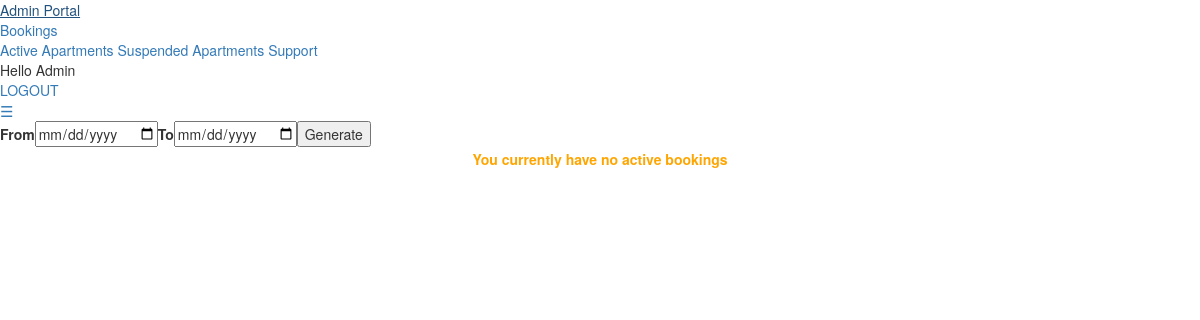
Before: /adminbookings.php with the older database file.
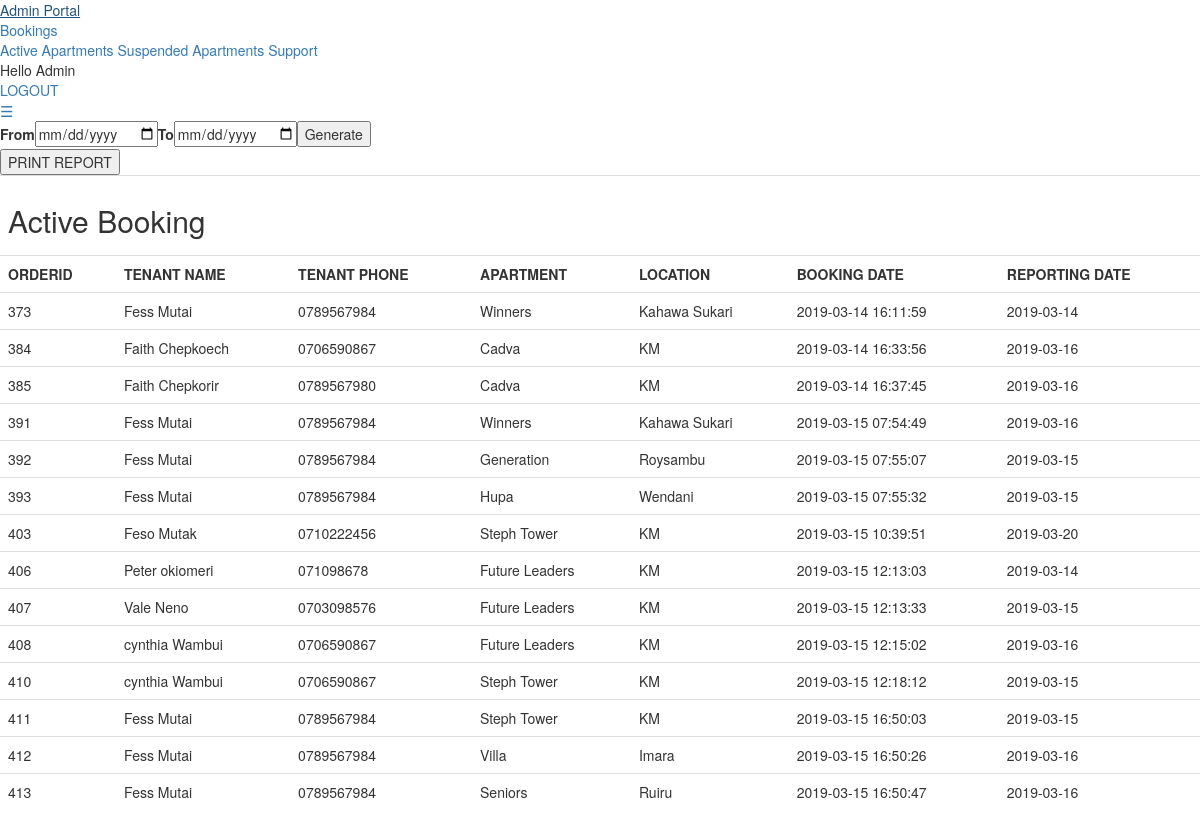
After: the same page with the newer database file.
### tables this page shows
CREATE TABLE `orders` (
  `orderid` int(30) NOT NULL,
  `customerid` varchar(30) DEFAULT NULL,
  `apartmentid` varchar(30) DEFAULT NULL,
  `roomtype` varchar(30) DEFAULT NULL,
  `bookingdate` datetime DEFAULT NULL,
  `datein` date DEFAULT NULL,
  `paymentmode` varchar(30) DEFAULT NULL,
  `status` varchar(30) DEFAULT NULL,
  `checkoutdate` date DEFAULT NULL,
  `checkindate` date DEFAULT NULL,
  `commitment` varchar(30) DEFAULT 'NULL',
  `transactioncode` varchar(30) DEFAULT NULL,
  `allocationdate` datetime DEFAULT NULL
);

CREATE TABLE `tenant` (
  `id` varchar(30) NOT NULL,
  `firstname` varchar(30) DEFAULT NULL,
  `lastname` varchar(30) DEFAULT NULL,
  `phone` varchar(30) DEFAULT NULL,
  `username` varchar(30) DEFAULT NULL,
  `password` varchar(30) DEFAULT NULL,
  `transactioncode` varchar(30) DEFAULT 'TXN001'
);

CREATE TABLE `apartment` (
  `apartmentid` int(30) NOT NULL,
  `apartmentname` varchar(30) DEFAULT NULL,
  `location` varchar(50) DEFAULT NULL,
  `houses` int(30) DEFAULT NULL,
  `price` varchar(30) DEFAULT NULL,
  `type` varchar(30) DEFAULT NULL,
  `photo1` blob,
  `photo2` blob,
  `photo3` blob,
  `occupied` int(10) DEFAULT '0',
  `landlord` varchar(30) DEFAULT NULL,
  `apstatus` varchar(30) DEFAULT 'active'
);

### adminbookings.php (the view, shortened to what this page needs)
<!DOCTYPE html>
<html>
<head>
  <link rel="stylesheet" href="https://use.fontawesome.com/releases/v5.7.0/css/all.css">
        <link rel="stylesheet" href="https://maxcdn.bootstrapcdn.com/bootstrap/3.4.0/css/bootstrap.min.css">
       <?php
           include('landlordsession.php');
       ?>
</head>
<body id="adminbookingsbody">
  <div id="portal">
        <div id="portalnav">
            <div class="topnav" id="myTopnav">
                <a id="adminportal">Admin Portal</a>
                <div id="active"><a href="adminbookings.php">Bookings</a></div>
                <a href="admin.php">Active Apartments</a>
                <a href="adminsuspend.php" >Suspended Apartments</a>
                <a href="support.php" >Support</a>
                <div id="session">Hello Admin<br><a href="logout.php">LOGOUT</a></div>
                <a href="javascript:void(0);" style="font-size:15px;" class="icon" onclick="myFunction()">&#9776;</a>
            </div>
        </div>
        <form method="POST" id="filterform">
          <label>From</label><input type="date" name="from"><label>To</label><input type="date" name="to"><input type="submit" name="generate" value="Generate">
        </form>
         <?php
           if(isset($_POST['generate'])){
            $from=$_POST['from'];
            $to=$_POST['to'];
           $query1="select o.orderid as orderid, concat(t.firstname,' ',t.lastname) as fullname,t.phone as phone,ap.apartmentname apname,ap.location as location,o.bookingdate as bookingdate,o.datein as datein from orders o join tenant t on(o.customerid=t.id) join apartment ap on(o.apartmentid=ap.apartmentid) join landlord l on(ap.landlord=l.id) where o.status='allocated' and o.bookingdate between '$from' and '$to'";
           $result1=mysqli_query($conn,$query1);
           $rowcheck1=mysqli_num_rows($result1);
           if($rowcheck1>0){;?>
                <button onclick="printContent('bookingreport')" name="bookin">PRINT REPORT</button>
               <?php echo'<div id="bookingreport"><table class="table border" id="ltable"><tr id="header"><th colspan="7"><h2> Active Booking</h2></th></tr><tr><th>ORDERID</th><th>TENANT NAME</th><th>TENANT PHONE</th><th>APARTMENT</th><th>APARTMENT</th><th>BOOKING DATE</th><th>REPORTING DATE</th></tr>';
             while($row1=mysqli_fetch_array($result1)){
              echo'<tr>
                      <td>'.$row1["orderid"].'</td>
                      <td id="tenant">'.$row1["fullname"].'</td>
                      <td>'.$row1["phone"].'</td>
                      <td>'.$row1["apname"].'</td>
                      <td>'.$row1["location"].'</td>
                      <td>'.$row1["bookingdate"].'</td>
                      <td>'.$row1["datein"].'</td>
                 </tr>';
             }
             echo'</table></div>';
           }
           else{
            echo'<div id="info">You currently have no active bookings</div>';
           }
         }
         else{
          $query1="select o.orderid as orderid, concat(t.firstname,' ',t.lastname) as fullname,t.phone as phone,ap.apartmentname apname,ap.location as location,o.bookingdate as bookingdate,o.datein as datein from orders o join tenant t on(o.customerid=t.id) join apartment ap on(o.apartmentid=ap.apartmentid) join landlord l on(ap.landlord=l.id) where o.status='allocated'";
           $result1=mysqli_query($conn,$query1);
           $rowcheck1=mysqli_num_rows($result1);
           if($rowcheck1>0){;?>
                <button onclick="printContent('bookingreport2')" name="bookin">PRINT REPORT</button>
               <?php
                echo'<div id="bookingreport2"><table class="table border" id="ltable"><tr id="header"><th colspan="7"><h2> Active Booking</h2></th></tr><tr><th>ORDERID</th><th>TENANT NAME</th><th>TENANT PHONE</th><th>APARTMENT</th><th>LOCATION</th><th>BOOKING DATE</th><th>REPORTING DATE</th></tr>';
             while($row1=mysqli_fetch_array($result1)){
              echo'<tr>
                      <td>'.$row1["orderid"].'</td>
                      <td id="tenant">'.$row1["fullname"].'</td>
                      <td>'.$row1["phone"].'</td>
                      <td>'.$row1["apname"].'</td>
                      <td>'.$row1["location"].'</td>
                      <td>'.$row1["bookingdate"].'</td>
                      <td>'.$row1["datein"].'</td>
                   </tr>';
             }
             echo'</table></div>';
           }
           else{
            echo'<div id="info">You currently have no active bookings</div>';
           }
         }
        ?>
  </div>
</body>
</html>

Changed rows visible on the page:
added orders: orderid "373", fullname "Fess Mutai", customerid.phone "0789567984", apartmentid.apartmentname "Winners", apartmentid.location "Kahawa Sukari", bookingdate "2019-03-14 16:11:59", datein "2019-03-14"
added orders: orderid "384", fullname "Faith Chepkoech", customerid.phone "0706590867", apartmentid.apartmentname "Cadva", apartmentid.location "KM", bookingdate "2019-03-14 16:33:56", datein "2019-03-16"
added orders: orderid "385", fullname "Faith Chepkorir", customerid.phone "0789567980", apartmentid.apartmentname "Cadva", apartmentid.location "KM", bookingdate "2019-03-14 16:37:45", datein "2019-03-16"
added orders: orderid "391", fullname "Fess Mutai", customerid.phone "0789567984", apartmentid.apartmentname "Winners", apartmentid.location "Kahawa Sukari", bookingdate "2019-03-15 07:54:49", datein "2019-03-16"
added orders: orderid "392", fullname "Fess Mutai", customerid.phone "0789567984", apartmentid.apartmentname "Generation", apartmentid.location "Roysambu", bookingdate "2019-03-15 07:55:07", datein "2019-03-15"
added orders: orderid "393", fullname "Fess Mutai", customerid.phone "0789567984", apartmentid.apartmentname "Hupa", apartmentid.location "Wendani", bookingdate "2019-03-15 07:55:32", datein "2019-03-15"
added orders: orderid "403", fullname "Feso Mutak", customerid.phone "0710222456", apartmentid.apartmentname "Steph Tower", apartmentid.location "KM", bookingdate "2019-03-15 10:39:51", datein "2019-03-20"
added orders: orderid "406", fullname "Peter okiomeri", customerid.phone "071098678", apartmentid.apartmentname "Future Leaders", apartmentid.location "KM", bookingdate "2019-03-15 12:13:03", datein "2019-03-14"
added orders: orderid "407", fullname "Vale Neno", customerid.phone "0703098576", apartmentid.apartmentname "Future Leaders", apartmentid.location "KM", bookingdate "2019-03-15 12:13:33", datein "2019-03-15"
added orders: orderid "408", fullname "cynthia Wambui", customerid.phone "0706590867", apartmentid.apartmentname "Future Leaders", apartmentid.location "KM", bookingdate "2019-03-15 12:15:02", datein "2019-03-16"
added orders: orderid "410", fullname "cynthia Wambui", customerid.phone "0706590867", apartmentid.apartmentname "Steph Tower", apartmentid.location "KM", bookingdate "2019-03-15 12:18:12", datein "2019-03-15"
added orders: orderid "411", fullname "Fess Mutai", customerid.phone "0789567984", apartmentid.apartmentname "Steph Tower", apartmentid.location "KM", bookingdate "2019-03-15 16:50:03", datein "2019-03-15"
added orders: orderid "412", fullname "Fess Mutai", customerid.phone "0789567984", apartmentid.apartmentname "Villa", apartmentid.location "Imara", bookingdate "2019-03-15 16:50:26", datein "2019-03-16"
added orders: orderid "413", fullname "Fess Mutai", customerid.phone "0789567984", apartmentid.apartmentname "Seniors", apartmentid.location "Ruiru", bookingdate "2019-03-15 16:50:47", datein "2019-03-16"
Other visible differences:
text no longer shown: "You currently have no active bookings"
text now shown: "PRINT REPORT Active Booking ORDERID TENANT NAME TENANT PHONE APARTMENT LOCATION BOOKING DATE REPORTING DATE"
